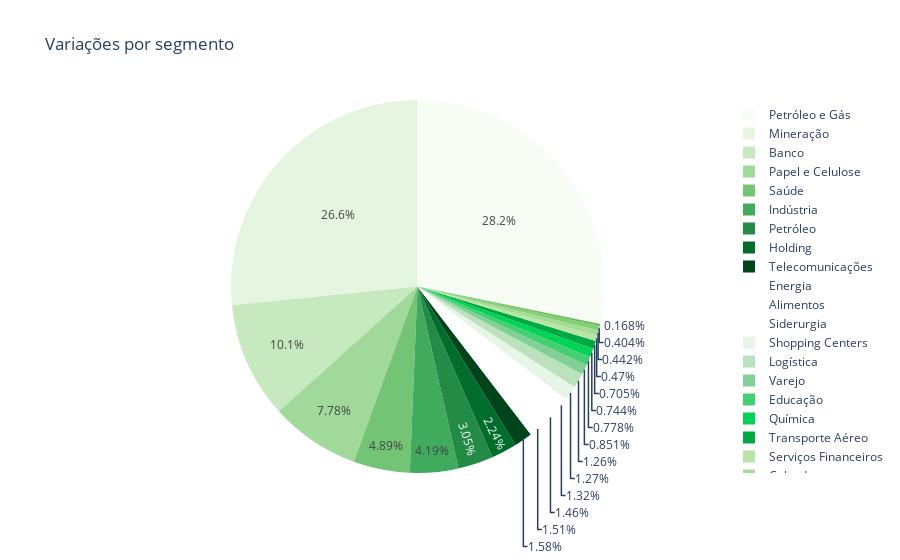

This figure's notebook cell:
### Markdown cell above
### Criação de um gráfico de setores

Para criar um gráfico de setores utilizando a biblioteca plotly.express criei uma variavel para o gráfico chamada de fig, onde atribui a ela a função px.pie()

Atributos da função px.pie:
- DataFrame utilizado
- Values: coluna que possui os valores
- names: coluna que possui os nomes
- Title: Titulo do gráfico
- color_discrete_sequence: atribui uma sequencia de cores para o gráfico

por fim chamo a variável do gráfico mais a função show() para exibi-lá

### Code cell
fig = px.pie(df_analise_segmento, values='Variacao_rs', names='Segmento', title='Variações por segmento', color_discrete_sequence=px.colors.sequential.Greens)
fig.show()

### Figure 1 — Plotly figure (JSON) as saved in the notebook; plotly's stock layout.template omitted (floating-point values rounded to 4 significant figures)
{"data": [{"domain": {"x": [0, 1], "y": [0, 1]}, "hovertemplate": "Segmento=%{label}<br>Variacao_rs=%{value}<extra></extra>", "labels": ["Alimentos", "Banco", "Calçados", "Construção Civil", "Educação", "Energia", "Holding", "Indústria", "Logística", "Mineração", "Papel e Celulose", "Petróleo", "Petróleo e Gás", "Química", "Saúde", "Serviços Financeiros", "Shopping Centers", "Siderurgia", "Tecnologia", "Telecomunicações", "Transporte Aéreo", "Varejo"], "legendgroup": "", "name": "", "showlegend": true, "type": "pie", "values": [135900000.0, 935100000.0, 41020000.0, 37530000.0, 72300000.0, 139900000.0, 208000000.0, 388700000.0, 117000000.0, 2470000000.0, 722900000.0, 283400000.0, 2622000000.0, 69050000.0, 453900000.0, 43660000.0, 117700000.0, 122500000.0, 15600000.0, 146500000.0, 65450000.0, 79060000.0]}], "layout": {"legend": {"tracegroupgap": 0}, "piecolorway": ["rgb(247,252,245)", "rgb(229,245,224)", "rgb(199,233,192)", "rgb(161,217,155)", "rgb(116,196,118)", "rgb(65,171,93)", "rgb(35,139,69)", "rgb(0,109,44)", "rgb(0,68,27)"], "title": {"text": "Variações por segmento"}}}
